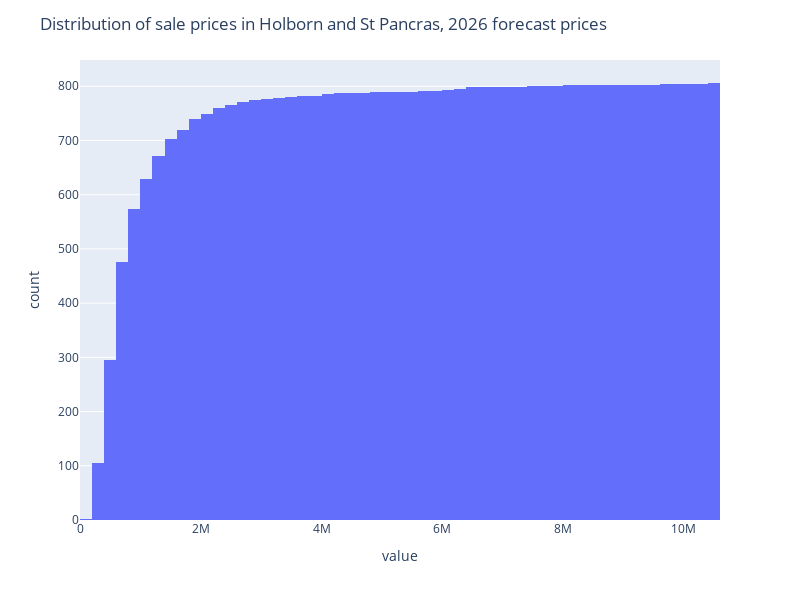

The cell this chart's notebook holds for it:
### Code cell
import plotly.express as px

fig = px.histogram(df[df.constituency == "UKPARL.2025.HSP"].Price, nbins=100, cumulative=True)

fig.update_layout(
    title="Distribution of sale prices in Holborn and St Pancras, 2026 forecast prices",
    height=600,
    width=800,
    showlegend=False,
)

### Figure 1 — Plotly figure (JSON) as saved in the notebook; plotly's stock layout.template omitted (floating-point values rounded to 4 significant figures; data arrays with more than 128 entries replaced by an {"elided": "..."} marker saying what was removed)
{"data": [{"alignmentgroup": "True", "bingroup": "x", "cumulative": {"enabled": true}, "hovertemplate": "variable=Price<br>value=%{x}<br>count=%{y}<extra></extra>", "legendgroup": "Price", "marker": {"color": "#636efa", "pattern": {"shape": ""}}, "name": "Price", "nbinsx": 100, "offsetgroup": "Price", "orientation": "v", "showlegend": true, "type": "histogram", "x": {"elided": "806 int values"}, "xaxis": "x", "yaxis": "y"}], "layout": {"barmode": "relative", "height": 600, "legend": {"title": {"text": "variable"}, "tracegroupgap": 0}, "margin": {"t": 60}, "showlegend": false, "title": {"text": "Distribution of sale prices in Holborn and St Pancras, 2026 forecast prices"}, "width": 800, "xaxis": {"anchor": "y", "domain": [0, 1], "title": {"text": "value"}}, "yaxis": {"anchor": "x", "domain": [0, 1], "title": {"text": "count"}}}}
